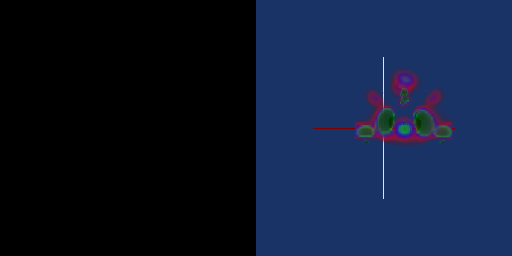

Generate this figure with Python:
#!/usr/bin/env python

# Demonstrate a 3D cursor in a volume rendering with axes and outline.

import os

import vtkmodules.vtkInteractionStyle  # noqa: F401
import vtkmodules.vtkRenderingOpenGL2  # noqa: F401
import vtkmodules.vtkRenderingVolumeOpenGL2  # noqa: F401

from vtkmodules.vtkCommonDataModel import vtkPiecewiseFunction
from vtkmodules.vtkFiltersGeneral import vtkAxes
from vtkmodules.vtkFiltersModeling import vtkOutlineFilter
from vtkmodules.vtkIOImage import vtkSLCReader
from vtkmodules.vtkImagingCore import vtkImageMagnify
from vtkmodules.vtkImagingHybrid import vtkImageCursor3D
from vtkmodules.vtkRenderingCore import (
    vtkActor,
    vtkColorTransferFunction,
    vtkImageActor,
    vtkPolyDataMapper,
    vtkRenderWindow,
    vtkRenderWindowInteractor,
    vtkRenderer,
    vtkVolume,
    vtkVolumeProperty,
)
from vtkmodules.vtkRenderingVolume import vtkFixedPointVolumeRayCastMapper

data_dir = os.environ.get("VPE_DATA_DIR", os.path.dirname(os.path.abspath(__file__)))

# Global cursor and magnification values
CURSOR_X = 20
CURSOR_Y = 20
CURSOR_Z = 20
IMAGE_MAG_X = 4
IMAGE_MAG_Y = 4
IMAGE_MAG_Z = 1

# Read SLC volume data
reader = vtkSLCReader()
reader.SetFileName(os.path.join(data_dir, "neghip.slc"))

# Magnify and add 3D cursor overlay
magnify = vtkImageMagnify()
magnify.SetInputConnection(reader.GetOutputPort())
magnify.SetMagnificationFactors(IMAGE_MAG_X, IMAGE_MAG_Y, IMAGE_MAG_Z)

image_cursor = vtkImageCursor3D()
image_cursor.SetInputConnection(magnify.GetOutputPort())
image_cursor.SetCursorPosition(
    CURSOR_X * IMAGE_MAG_X, CURSOR_Y * IMAGE_MAG_Y, CURSOR_Z * IMAGE_MAG_Z
)
image_cursor.SetCursorValue(255)
image_cursor.SetCursorRadius(50 * IMAGE_MAG_X)

# Axes at cursor position
axes = vtkAxes()
axes.SymmetricOn()
axes.SetOrigin(CURSOR_X, CURSOR_Y, CURSOR_Z)
axes.SetScaleFactor(50.0)

axes_mapper = vtkPolyDataMapper()
axes_mapper.SetInputConnection(axes.GetOutputPort())

axes_actor = vtkActor()
axes_actor.SetMapper(axes_mapper)
axes_actor.GetProperty().SetAmbient(0.5)

# Image slice display using vtkImageActor (not vtkImageViewer)
image_actor = vtkImageActor()
image_actor.GetMapper().SetInputConnection(image_cursor.GetOutputPort())
image_actor.SetDisplayExtent(0, 0, 0, 0, CURSOR_Z * IMAGE_MAG_Z, CURSOR_Z * IMAGE_MAG_Z)

# Opacity and color transfer functions for volume
opacity_transfer_function = vtkPiecewiseFunction()
opacity_transfer_function.AddPoint(20, 0.0)
opacity_transfer_function.AddPoint(255, 0.2)

color_transfer_function = vtkColorTransferFunction()
color_transfer_function.AddRGBPoint(0, 0, 0, 0)
color_transfer_function.AddRGBPoint(64, 1, 0, 0)
color_transfer_function.AddRGBPoint(128, 0, 0, 1)
color_transfer_function.AddRGBPoint(192, 0, 1, 0)
color_transfer_function.AddRGBPoint(255, 0, 0.2, 0)

# Volume property
volume_property = vtkVolumeProperty()
volume_property.SetColor(color_transfer_function)
volume_property.SetScalarOpacity(opacity_transfer_function)

# Volume mapper and volume
volume_mapper = vtkFixedPointVolumeRayCastMapper()
volume_mapper.SetInputConnection(reader.GetOutputPort())

volume = vtkVolume()
volume.SetMapper(volume_mapper)
volume.SetProperty(volume_property)

# Outline
outline = vtkOutlineFilter()
outline.SetInputConnection(reader.GetOutputPort())

outline_mapper = vtkPolyDataMapper()
outline_mapper.SetInputConnection(outline.GetOutputPort())

outline_actor = vtkActor()
outline_actor.SetMapper(outline_mapper)
outline_actor.GetProperty().SetColor(1, 1, 1)

# Image renderer
image_renderer = vtkRenderer()
image_renderer.AddActor(image_actor)
image_renderer.SetViewport(0.0, 0.0, 0.5, 1.0)

# 3D renderer
renderer = vtkRenderer()
renderer.AddActor(axes_actor)
renderer.AddVolume(volume)
renderer.SetBackground(0.1, 0.2, 0.4)
renderer.SetViewport(0.5, 0.0, 1.0, 1.0)

render_window = vtkRenderWindow()
render_window.SetSize(512, 256)
render_window.AddRenderer(image_renderer)
render_window.AddRenderer(renderer)
render_window.SetWindowName("cursor3d")

interactor = vtkRenderWindowInteractor()
interactor.SetRenderWindow(render_window)

# Scene
image_renderer.GetActiveCamera().ParallelProjectionOn()
image_renderer.ResetCamera()

interactor.Initialize()
interactor.Start()
